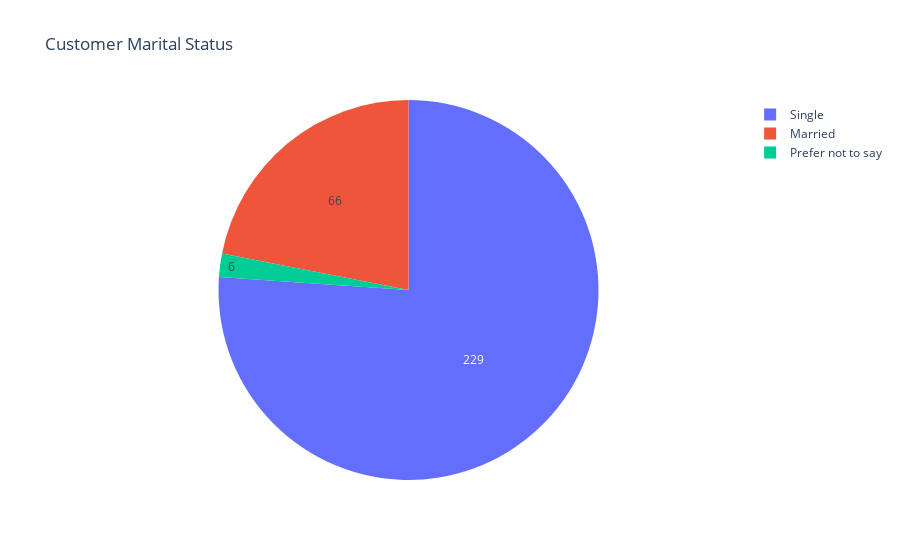

Notebook code cell kept with this figure:
### Code cell
out = df[df["Output"] == "Yes"]
status = out['Marital Status'].value_counts()
label = status.index
val = status.values

fig = go.Figure(data=[go.Pie(labels=label, values=val)])
fig.update_layout(title_text = "Customer Marital Status")
fig.update_traces(hoverinfo="label+percent", textinfo="value")

fig.show()

### Figure 1 — Plotly figure (JSON) as saved in the notebook; plotly's stock layout.template omitted (floating-point values rounded to 4 significant figures)
{"data": [{"hoverinfo": "label+percent", "labels": ["Single", "Married", "Prefer not to say"], "textinfo": "value", "type": "pie", "values": [229, 66, 6]}], "layout": {"title": {"text": "Customer Marital Status"}}}
